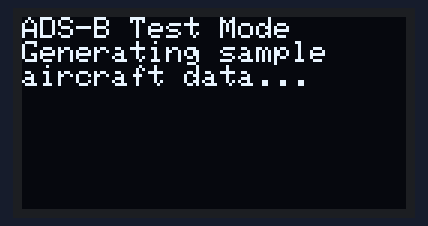
Bench run of a sketch on a simulated Arduino Mega 2560, built with avr-gcc and run on an emulated ATmega2560. Shown: 128×64 one-colour display. Random numbers use the default seed unless the sketch sets one; what the sketch prints to the serial monitor is not drawn.

Above: at 0.1 s.
At 2.2 s:
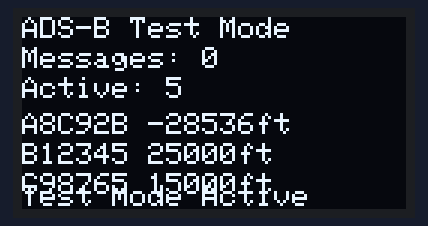
At 3.2 s:
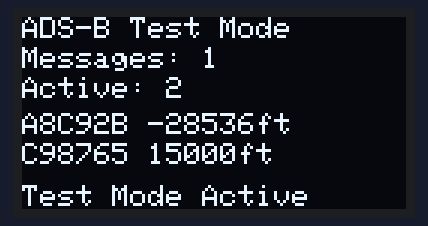
At 18.2 s:
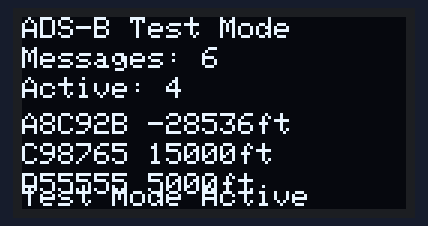
At 36.2 s:
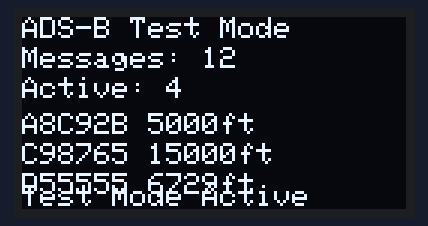
At 39.2 s:
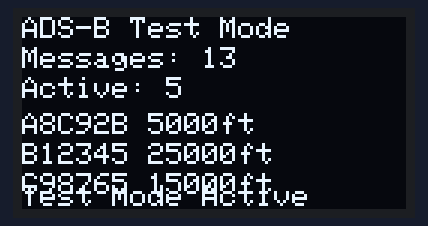

Measured:
- what the display in image 1 shows lasts 1.0 s, from 2.1 s to 3.1 s
- what the display in image 2 shows lasts 3.0 s, from 3.1 s to 6.1 s

The sketch:

test_sketch.ino
```cpp
/*
 * ADS-B Flight Tracker Test Sketch
 *
 * This sketch simulates ADS-B messages for testing the tracker
 * without actual hardware. It generates sample Mode-S messages
 * and sends them to the main tracker sketch.
 *
 * Use this for:
 * - Testing display functionality
 * - Debugging message parsing
 * - Development without ADS-B receiver
 * - Demonstrating the system
 */

#include <Wire.h>
#include <Adafruit_GFX.h>
#include <Adafruit_SSD1306.h>

// OLED Display Configuration
#define SCREEN_WIDTH 128
#define SCREEN_HEIGHT 64
#define OLED_RESET -1
#define SCREEN_ADDRESS 0x3C

// Create display object
Adafruit_SSD1306 display(SCREEN_WIDTH, SCREEN_HEIGHT, &Wire, OLED_RESET);

// Test aircraft data
struct TestAircraft {
  char icao[7];
  int altitude;
  char messageType[20];
  unsigned long lastUpdate;
  bool active;
};

// Sample aircraft data
TestAircraft testAircraft[] = {
  {"A8C92B", 37000, "Position", 0, true},
  {"B12345", 25000, "Identity", 0, true},
  {"C98765", 15000, "Velocity", 0, true},
  {"D55555", 45000, "Altitude", 0, true},
  {"E77777", 32000, "Position", 0, true}
};

int testAircraftCount = 5;
unsigned long messageCount = 0;
unsigned long lastMessageTime = 0;
unsigned long lastDisplayUpdate = 0;

// Sample Mode-S messages (hex format)
char* sampleMessages[] = {
  "8D40621D58C382D690C8AC2863A7",  // Position message
  "8D4840D6202CC371C32CE0576098",  // Identity message
  "8D40621D58C382D690C8AC2863A8",  // Velocity message
  "8D4840D6202CC371C32CE0576099",  // Altitude message
  "8D40621D58C382D690C8AC2863AA"   // Another position message
};

int messageIndex = 0;

void setup() {
  Serial.begin(9600);
  Serial.println("ADS-B Test Sketch Starting...");

  // Initialize OLED display
  if (!display.begin(SSD1306_SWITCHCAPVCC, SCREEN_ADDRESS)) {
    Serial.println(F("SSD1306 allocation failed"));
    for (;;);
  }

  // Initialize test aircraft timestamps
  for (int i = 0; i < testAircraftCount; i++) {
    testAircraft[i].lastUpdate = millis() + (i * 5000); // Stagger updates
  }

  // Show startup message
  display.clearDisplay();
  display.setTextSize(1);
  display.setTextColor(SSD1306_WHITE);
  display.setCursor(0, 0);
  display.println(F("ADS-B Test Mode"));
  display.println(F("Generating sample"));
  display.println(F("aircraft data..."));
  display.display();

  delay(2000);

  Serial.println("Test mode ready - generating sample messages...");
}

void loop() {
  unsigned long currentTime = millis();

  // Generate test messages periodically
  if (currentTime - lastMessageTime > 3000) { // Every 3 seconds
    generateTestMessage();
    lastMessageTime = currentTime;
  }

  // Update display
  if (currentTime - lastDisplayUpdate > 1000) {
    updateTestDisplay();
    lastDisplayUpdate = currentTime;
  }

  // Simulate aircraft updates
  updateTestAircraft();
}

void generateTestMessage() {
  // Select a random aircraft
  int aircraftIndex = random(testAircraftCount);
  TestAircraft* aircraft = &testAircraft[aircraftIndex];

  // Generate a sample message
  char message[50];
  strcpy(message, sampleMessages[messageIndex % 5]);

  // Update aircraft data
  aircraft->lastUpdate = millis();
  aircraft->active = true;

  // Randomly change altitude
  if (random(100) < 30) { // 30% chance to change altitude
    aircraft->altitude += random(-2000, 2000);
    if (aircraft->altitude < 5000) aircraft->altitude = 5000;
    if (aircraft->altitude > 50000) aircraft->altitude = 50000;
  }

  messageCount++;
  messageIndex++;

  // Print to serial for debugging
  Serial.print("Generated message: ");
  Serial.print(message);
  Serial.print(" for aircraft ");
  Serial.println(aircraft->icao);

  // Simulate sending to main tracker
  // In a real setup, this would be sent via Serial1
  Serial1.println(message);
}

void updateTestAircraft() {
  unsigned long currentTime = millis();

  // Deactivate aircraft that haven't been updated recently
  for (int i = 0; i < testAircraftCount; i++) {
    if (testAircraft[i].active && (currentTime - testAircraft[i].lastUpdate) > 30000) {
      testAircraft[i].active = false;
      Serial.print("Test aircraft timeout: ");
      Serial.println(testAircraft[i].icao);
    }
  }
}

void updateTestDisplay() {
  display.clearDisplay();

  // Header
  display.setTextSize(1);
  display.setTextColor(SSD1306_WHITE);
  display.setCursor(0, 0);
  display.println(F("ADS-B Test Mode"));

  // Message count
  display.setCursor(0, 10);
  display.print(F("Messages: "));
  display.println(messageCount);

  // Active aircraft count
  int activeCount = 0;
  for (int i = 0; i < testAircraftCount; i++) {
    if (testAircraft[i].active) activeCount++;
  }

  display.setCursor(0, 20);
  display.print(F("Active: "));
  display.println(activeCount);

  // Show active aircraft
  int displayCount = 0;
  for (int i = 0; i < testAircraftCount && displayCount < 3; i++) {
    if (testAircraft[i].active) {
      int yPos = 32 + (displayCount * 10);
      display.setCursor(0, yPos);
      display.print(testAircraft[i].icao);
      display.print(F(" "));
      display.print(testAircraft[i].altitude);
      display.print(F("ft"));
      displayCount++;
    }
  }

  // Status line
  display.setCursor(0, 56);
  display.print(F("Test Mode Active"));

  display.display();
}

// Function to manually trigger a test message
void triggerTestMessage() {
  generateTestMessage();
}

// Function to reset test data
void resetTestData() {
  messageCount = 0;
  messageIndex = 0;

  for (int i = 0; i < testAircraftCount; i++) {
    testAircraft[i].active = true;
    testAircraft[i].lastUpdate = millis();
  }

  Serial.println("Test data reset");
}

// Serial command handler
void handleSerialCommands() {
  if (Serial.available()) {
    char command = Serial.read();

    switch (command) {
      case 't':
        triggerTestMessage();
        break;
      case 'r':
        resetTestData();
        break;
      case 's':
        printStatus();
        break;
      case 'h':
        printHelp();
        break;
    }
  }
}

void printStatus() {
  Serial.println("=== Test Status ===");
  Serial.print("Messages generated: ");
  Serial.println(messageCount);
  Serial.print("Active aircraft: ");

  int activeCount = 0;
  for (int i = 0; i < testAircraftCount; i++) {
    if (testAircraft[i].active) {
      activeCount++;
      Serial.print(testAircraft[i].icao);
      Serial.print(" (");
      Serial.print(testAircraft[i].altitude);
      Serial.print("ft) ");
    }
  }
  Serial.println();
  Serial.print("Total active: ");
  Serial.println(activeCount);
}

void printHelp() {
  Serial.println("=== Test Commands ===");
  Serial.println("t - Trigger test message");
  Serial.println("r - Reset test data");
  Serial.println("s - Show status");
  Serial.println("h - Show this help");
} 
```
